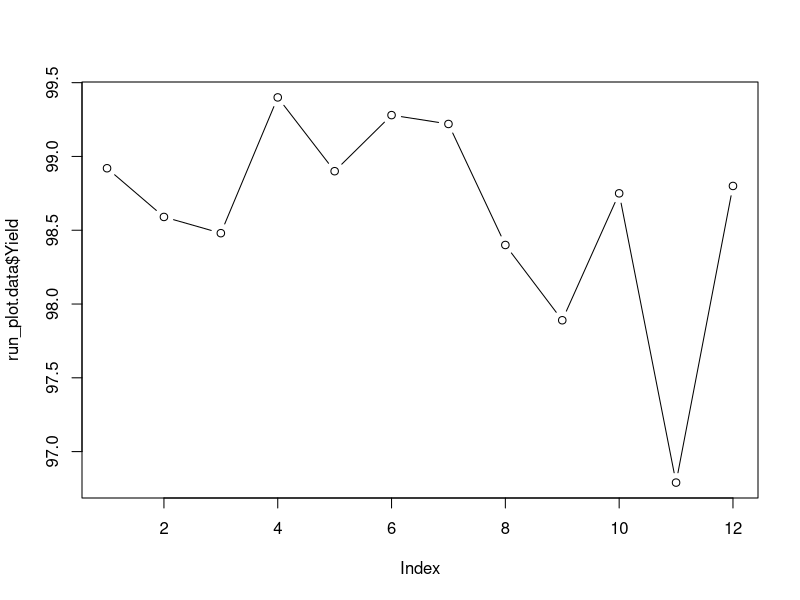

Reproduce this figure in R.
# Statistical tool: Run Plot 

# Importing csv file
run_plot.data <- read.csv("run-plot.csv", header=T, stringsAsFactors = FALSE)
run_plot.data$Yield <- as.numeric(gsub("%", "", run_plot.data$Yield))

run_plot.data

# Importing ggplot2 library to show graphs
# and visualize scatter plot 
#library(ggplot2)

plot(run_plot.data$Yield, type="b")
	
#ggplot(run_plot.data, aes(x = Month, y = Yield)) + geom_line()
#stat_smooth(method="lm", col="#c34864", se = FALSE, size = 1)

